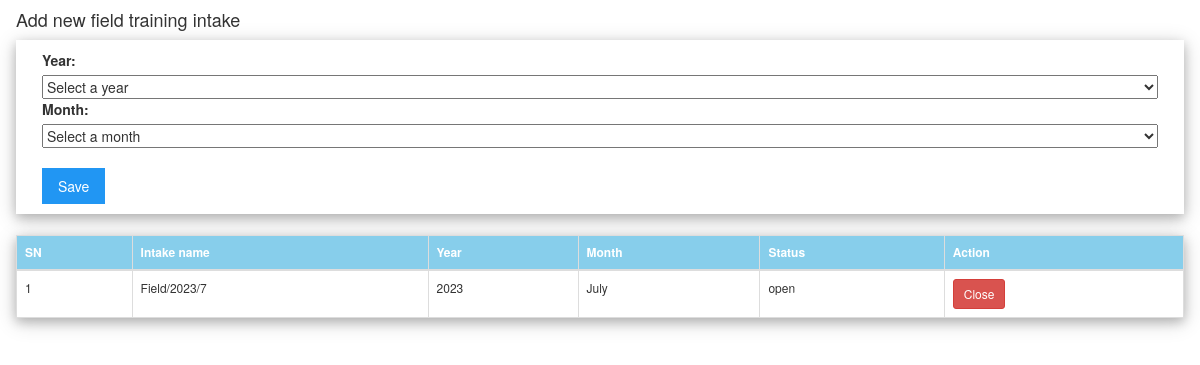
Page /add_intake.php on the committed database.
### tables this page shows
CREATE TABLE `field_intake` (
  `intake_id` int(11) NOT NULL,
  `intake_name` varchar(255) NOT NULL,
  `intake_year` year(4) NOT NULL,
  `intake_month` enum('January','February','March','April','May','June','July','August','September','October','November','December') NOT NULL,
  `intake_status` enum('open','closed','','') NOT NULL DEFAULT 'open'
);

### add_intake.php (the view, shortened to what this page needs)
<!DOCTYPE html>
<html>
<head>
	<?php include_once'links.php'; ?>
</head>
<body>
		<div class="w3-container w3-row-padding">
			<h4>Add new field training intake</h4>
		</div>
		<div class="w3-container w3-row-padding">
			<div class="w3-container w3-card-4">
				<form action="insert_intake.php" method="post">
					<label>Year:</label>
					<select name="intake_year" style="width:100%;" required >
						<option disabled selected value="">Select a year</option>
					</select>
					<label>Month:</label>
					<select name="intake_month" style="width:100%;" required>
						<option disabled selected value="">Select a month</option>
					</select><br><br>
					<input class="w3-button w3-blue" type="submit" name="intake" value="Save">
				</form>
			</div>
		</div><br>
		<div class="w3-container w3-row-padding">
			<div class="w3-card-4">
				<?php
				include_once'dbconect.php';
$sql = "SELECT * FROM field_intake WHERE intake_status='open'";
if($result = mysqli_query($conn, $sql)){
    if(mysqli_num_rows($result) > 0){
        echo "<table class='table table-bordered table-hover responsive'>";
            echo "<tr>";
                echo "<th>SN</th>";
                echo "<th>Intake name</th>";
                echo "<th>Year</th>";
                echo "<th>Month</th>";
                echo "<th>Status</th>";
                echo "<th>Action</th>";
            echo "</tr>";
            $count=mysqli_num_rows($result);
            $i=1;
            while ($i<=$count) {
        while($row = mysqli_fetch_array($result)){
            echo "<tbody id='id01'>";
            echo "<tr>";
                 echo "<td>" . $i . "</td>";
                echo "<td>" . $row['intake_name'] . "</td>";
                echo "<td>" . $row['intake_year'] . "</td>";
                echo "<td>" . $row['intake_month'] . "</td>";
                echo "<td>" . $row['intake_status'] . "</td>";
                ?>
                  <form action="close_intake.php" method="post">
                <td>
                <input type="submit" name="close" class="btn btn-sm btn-danger" value="Close" onclick="return confirm('Are you sure you want to close this intake?');">
               </td>
                 </form>
                <?php
            echo "</tr>";
            echo "</tbody>";
            $i++;
        }
    }
        echo "</table>";
    } else{
        echo "";
    }
} else{
    echo "ERROR: Could not able to execute $sql. " . mysqli_error($conn);
}
?>
			</div>
		</div>
</body>
</html>

### css/w3.css (style rules this page uses)
*,*:before,*:after { box-sizing:inherit }
html { -ms-text-size-adjust:100%;-webkit-text-size-adjust:100% }
body { margin:0 }
button,input,select,textarea,optgroup { font:inherit;margin:0 }
button,input { overflow:visible }
button,select { text-transform:none }
button,[type=button],[type=reset],[type=submit] { -webkit-appearance:button }
html,body { font-family:Verdana,sans-serif;font-size:15px;line-height:1.5 }
html { overflow-x:hidden }
h4 { font-size:20px }
h1,h2,h3,h4,h5,h6 { font-family:"Segoe UI",Arial,sans-serif;font-weight:400;margin:10px 0 }
.w3-btn,.w3-button { border:none;display:inline-block;padding:8px 16px;vertical-align:middle;overflow:hidden;text-decoration:none;color:inherit;background-color:inherit;text-align:center;cursor:pointer;white-space:nowrap }
.w3-btn,.w3-button { -webkit-touch-callout:none;-webkit-user-select:none;-khtml-user-select:none;-moz-user-select:none;-ms-user-select:none;user-select:none }
.w3-container:after,.w3-container:before,.w3-panel:after,.w3-panel:before,.w3-row:after,.w3-row:before,.w3-row-padding:after,.w3-row-padding:before, .w3-cell-row:before,.w3-cell-row:after,.w3-clear:after,.w3-clear:before,.w3-bar:before,.w3-bar:after { content:"";display:table;clear:both }
.w3-row-padding,.w3-row-padding>.w3-half,.w3-row-padding>.w3-third,.w3-row-padding>.w3-twothird,.w3-row-padding>.w3-threequarter,.w3-row-padding>.w3-quarter,.w3-row-padding>.w3-col { padding:0 8px }
.w3-container,.w3-panel { padding:0.01em 16px }
.w3-card-4,.w3-hover-shadow:hover { box-shadow:0 4px 10px 0 rgba(0,0,0,0.2),0 4px 20px 0 rgba(0,0,0,0.19) }
.w3-blue,.w3-hover-blue:hover { color:#fff!important;background-color:#2196F3!important }

### css/styles.css (style rules this page uses)
table { width: 100%; }
table,th,td { border-collapse: collapse; font-size: 12px; }
th { color: white; background-color: skyblue; }
form { padding: 10px; }

### rows in the picture
field_intake: intake_name "Field/2023/7", intake_year "2023", intake_month "July", intake_status "open"
